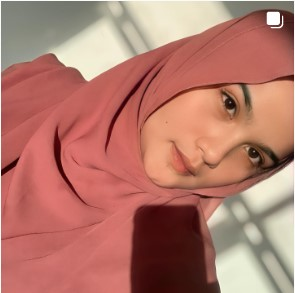
#> input picture Nisfit2.jpg, 295 x 293 px
$ python bilateral.py
#> lines starting #> are read from the running program, lines starting #| are printed output that depends on the picture
# Mengimpor Library yang diperlukan
import numpy as np
import pandas as pd
import cv2

# Membaca gambar
img_root='images'
img_name='Nisfit2.jpg'
img = cv2.imread(img_name,cv2.IMREAD_UNCHANGED)
#> img is the input picture: shape (293, 295, 3); mean B, G, R 107.8, 120.8, 180.2

# Program Filter Bilateral
print("Bilateral Filter")
bilFil = cv2.bilateralFilter(img, 60, 60, 60)
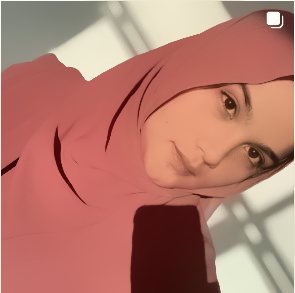
#> bilFil: shape (293, 295, 3); mean B, G, R 108.1, 121.1, 180.8

# Program Menampilkan Hasil
cv2.imshow("Filter Bilateral",np.hstack((img, bilFil)))
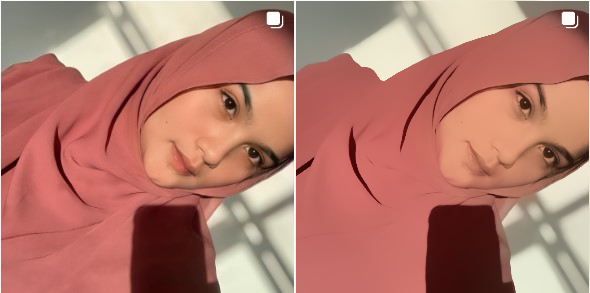
#> window 'Filter Bilateral': shape (293, 590, 3); mean B, G, R 107.9, 121, 180.5
cv2.waitKey(0)
cv2.destroyAllWindows()
